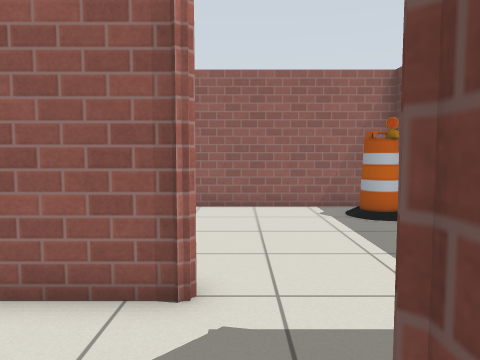
View 1 (above)

13 first-person views from a walk through a Gazebo world. The camera is 0.94 m above the floor, tilts 4° down and sees 70° across. The floor is counted in squares, 0.5 m on a side. Each view is taken from the middle of a square. On the plan, view 1 faces up. The plan holds only what a view shows up to about 17 squares ahead; the rest is blank. Simple patterns stand in for the simulator's built-in surfaces.

View 2
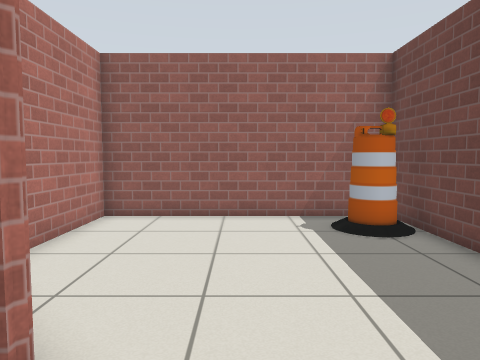

View 3
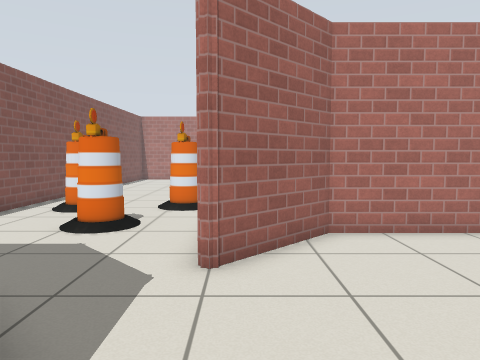

View 4
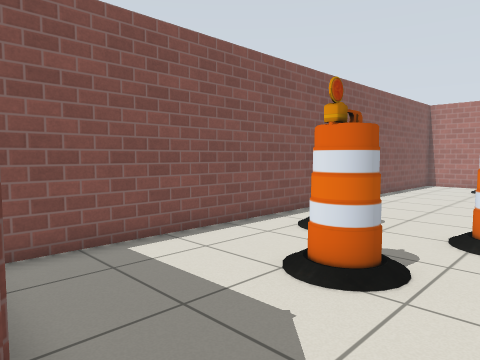

View 5
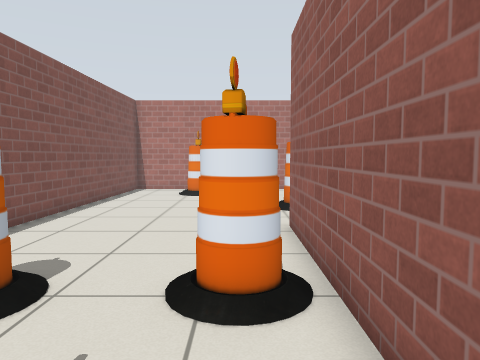

View 6
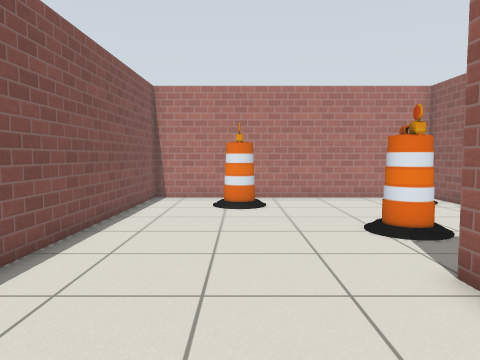

View 7
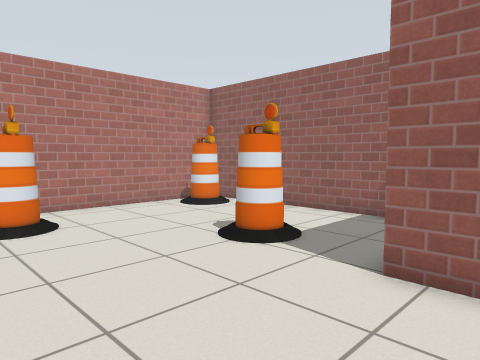

View 8
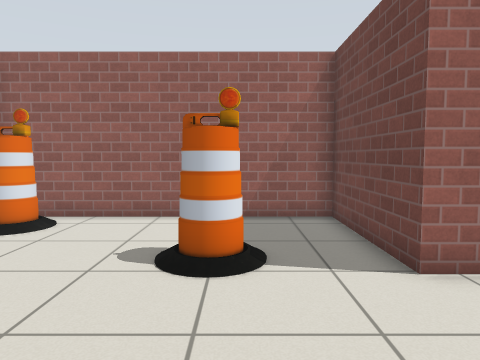

View 9
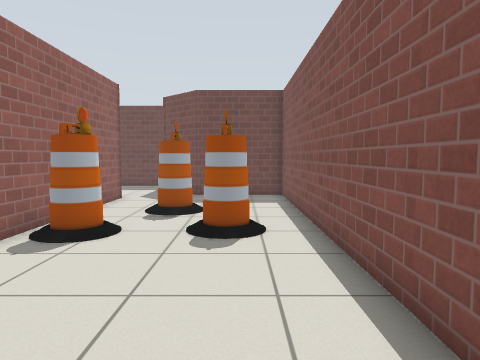

View 10
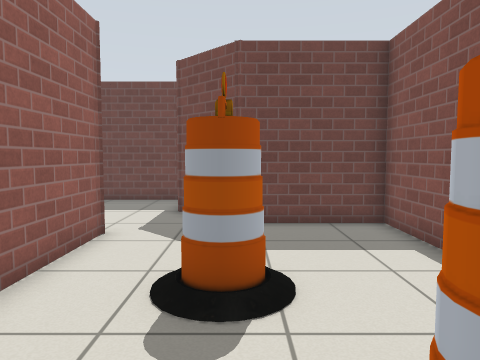

View 11
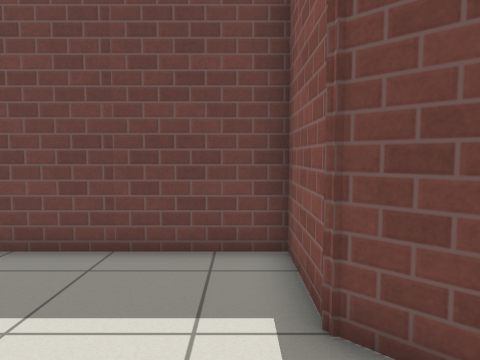

View 12
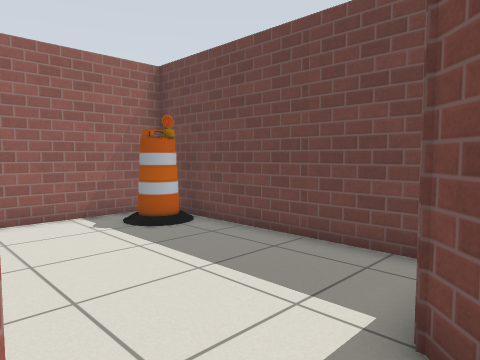

View 13
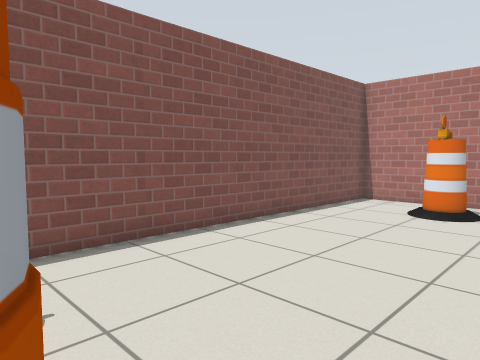

### Floor plan
Ten units are one square. View 1 is at (0, 0); x grows to the right and y downward. Boxes are objects, and circles mark ways between rooms. Rooms are numbered by the first view taken in them; rooms with no view inside come last. Other rooms are left out.
<svg viewBox="-230 -131 291 167">
<path fill="none" stroke="#000" d="M-6 -43 -121 -43 -121 -95 -225 -95 -225 31 5 31 5 -11M-6 -47 -6 -43M5 -11 25 -30 56 -30 56 -126 -33 -126 -33 -72 -4 -43"/>
<rect x="-215" y="-85" width="10" height="10" fill="#bbb"><title>barrel</title></rect>
<rect x="-205" y="-15" width="10" height="10" fill="#bbb"><title>barrel</title></rect>
<rect x="-165" y="-65" width="20" height="20" fill="#bbb"><title>barrel</title></rect>
<rect x="-85" y="-5" width="20" height="20" fill="#bbb"><title>barrel</title></rect>
<rect x="-85" y="-35" width="20" height="10" fill="#bbb"><title>barrel</title></rect>
<rect x="-55" y="-25" width="20" height="20" fill="#bbb"><title>barrel</title></rect>
<rect x="35" y="-115" width="20" height="20" fill="#bbb"><title>barrel</title></rect>
<circle cx="7" cy="-30" r="3" fill="#2a7"/>
<text x="-130" y="-20">1</text>
<text x="10" y="-80">2</text>
</svg>
Room 1 opens to room 2.

Where each view was taken, in squares from view 1:
view 1: 0 up, 0 right, facing up
view 2: 2 up, 1 right, facing up
view 3: 5 up, 5 right, facing left
view 4: 4 up, 1 right, facing down-left
view 5: 3 up, 3 left, facing left
view 6: 1 up, 7 left, facing left
view 7: 1 down, 10 left, facing up-left
view 8: 1 down, 15 left, facing up
view 9: 1 down, 16 left, facing right
view 10: 1 up, 9 left, facing right
view 11: 4 up, 1 left, facing right
view 12: 2 up, 1 left, facing up-right
view 13: 4 up, 8 left, facing down-left
